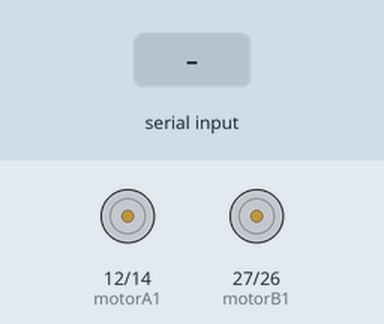
Simulated run of this sketch. Board: ESP32. On the bench: motor-driver pin pairs drawn as motors (green arrow = first pin HIGH = forward, orange = second pin HIGH = backward, longer = more drive, scaled by the enable pin). The test bench sets the inputs (shaded band). Nothing arrives over Bluetooth unless stated; what the sketch prints to the serial monitor is not drawn.

Above: at 1.2 s.
1.3 s: "F" received over the second serial link
At 1.7 s:
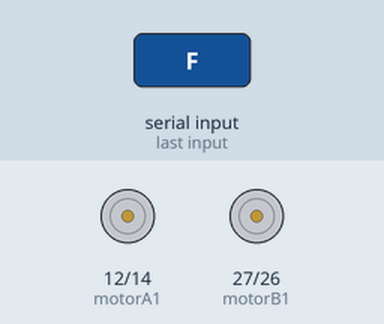
4.3 s: "B" received over the second serial link
7.3 s: "L" received over the second serial link
10.3 s: "R" received over the second serial link
Timing chart, 0 to 14.3 s (numbered marks = the images above; inputs shaded):
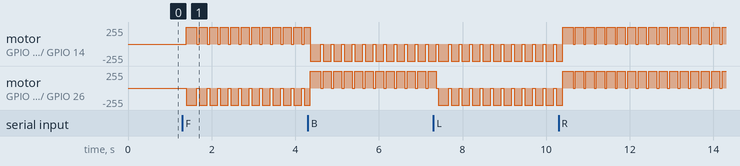

The sketch:

RC_code.ino
```cpp
#include "BluetoothSerial.h"

// general vars
char state = 'M';  // M=> manual A=> auto
char command;

// RC vars
char readings = 0;
BluetoothSerial Bluetooth;
unsigned long Last_time_command = 0;

// Flame System Vars:


// RC bins
#define motorA1 12  // IN1
#define motorA2 14  // IN2
#define motorB1 27  // IN3
#define motorB2 26  // IN4
#define ENA 13      // PWM for motor A
#define ENB 25      // PWM for motor B


void setup() {
  // 115200 is a faster, more standard speed for ESP32 debugging
  Serial.begin(9600);
  // servos

  // RC motors

  pinMode(motorA1, OUTPUT);
  pinMode(motorA2, OUTPUT);
  pinMode(motorB1, OUTPUT);
  pinMode(motorB2, OUTPUT);
  pinMode(ENA, OUTPUT);
  pinMode(ENB, OUTPUT);

  // THIS IS THE CORRECT LINE - with double quotes for the name
  Bluetooth.begin("yehia");
  command = state;
}

void loop() {


  if (command == 'M') {
    state = command;

  } else if (command == 'A') {
    state = command;
  }
  if (state == 'M') {
    if (Bluetooth.available()) {
      readings = Bluetooth.read();
      Serial.println("the user is holding");
      Last_time_command = millis();

    } else {
      readings = 0;
    }
    if (readings != 0) {
      command = readings;
      Last_time_command = millis();
    } else {

      Serial.println("the user is not holding");
    }


    Serial.println("reading:");
    Serial.println(readings);
    Manual_Control(command);

  } else if (state == 'A') {

    Auto_control();
  }
}

void Auto_control() {
}
void Manual_Control(char command) {

  if (command != 0) {
    // Read command from Bluetooth
    Serial.println("Received: ");  // Add this for debugging
    Serial.print(command);         // Add this for debugging
    controlMotors(command);
  }
  if (millis() - Last_time_command > 200) {
    Serial.println("No order recieved the car will stop");
    controlMotors('S');
      Last_time_command = millis();
  }
}
void controlMotors(char command) {
  switch (command) {
    case 'F':                       // Move Forward
      digitalWrite(motorA1, HIGH);  //
      digitalWrite(motorA2, LOW);   // RIGHT

      digitalWrite(motorB1, LOW);  //RIGHT
      digitalWrite(motorB2, HIGH);
      analogWrite(ENA, 255);  // Set speed (max)
      analogWrite(ENB, 255);  // Set speed (max)
      break;
    case 'B':                       // Move Backward
      digitalWrite(motorA1, LOW);   //LEFT FORWARD
      digitalWrite(motorA2, HIGH);  // RIGHT BACK
      digitalWrite(motorB1, HIGH);  // LEFT  BACK
      digitalWrite(motorB2, LOW);   ///RIGHT FORWARD
      analogWrite(ENA, 255);        // Set speed (max)
      analogWrite(ENB, 255);        // Set speed (max)
      break;
    case 'L':  // Turn Left
      digitalWrite(motorA1, LOW);
      digitalWrite(motorA2, HIGH);
      digitalWrite(motorB1, LOW);
      digitalWrite(motorB2, HIGH);
      analogWrite(ENA, 255);  // Set speed (max)
      analogWrite(ENB, 255);  // Set speed (max)
      break;
    case 'R':                       // Turn Right
      digitalWrite(motorA1, HIGH);  //LEFT
      digitalWrite(motorA2, LOW);   //RIGHT
      digitalWrite(motorB1, HIGH);  //LEFT
      digitalWrite(motorB2, LOW);   //RIGHT
      analogWrite(ENA, 255);        // Set speed (max)
      analogWrite(ENB, 255);        // Set speed (max)
      break;
    case 'S':  // Stop
      digitalWrite(motorA1, LOW);
      digitalWrite(motorA2, LOW);
      digitalWrite(motorB1, LOW);
      digitalWrite(motorB2, LOW);
      break;


    default:  // Default case
      break;
  }
}
```

Measured:
- after the input at 1.3 s, motor on GPIO 12 (motorA1) / GPIO 14 (motorA2): alternates forward 255/255 for 0.20 s and stopped for 0.05 s, starting after 0.10 s; motor on GPIO 27 (motorB1) / GPIO 26 (motorB2): alternates backward 255/255 for 0.20 s and stopped for 0.05 s, starting after 0.10 s
